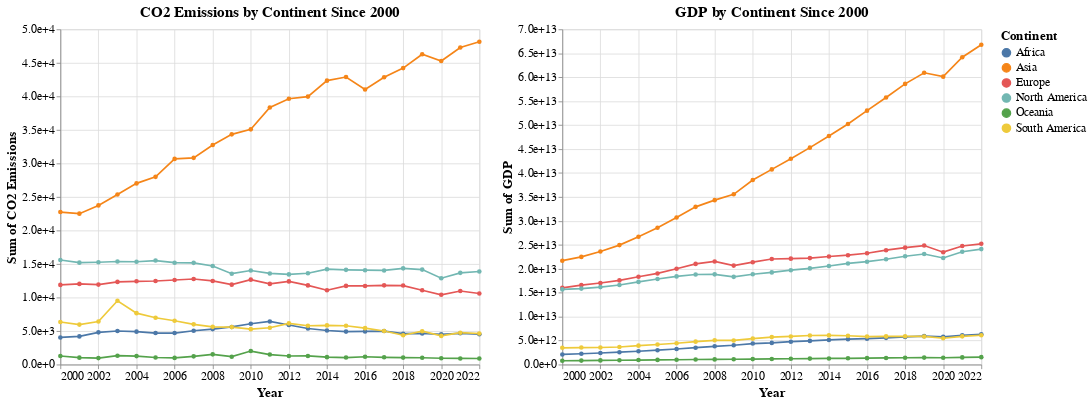

The notebook cell saved with this chart:
### Code cell
# CO2 plot
co2 = alt.Chart(co2_cont_yrs).mark_line(
    point=True
).encode(
    alt.Color('continent:N', title='Continent', scale=alt.Scale(scheme='tableau10')),
    alt.X("year:Q", title='Year', axis=alt.Axis(format=".0f")),
    alt.Y("sum(co2_including_luc):Q", title='Sum of CO2 Emissions', axis=alt.Axis(format="e")),
    order=alt.Order('year'),
).properties(
    width=500, height=400,
    title=alt.Title('CO2 Emissions by Continent Since 2000', fontSize=18)
)

# GDP plot
gdp = alt.Chart(co2_cont_yrs).mark_line(
    point=True
).encode(
    alt.Color('continent:N', title='Continent', scale=alt.Scale(scheme='tableau10')),
    alt.X("year:Q", title='Year', axis=alt.Axis(format=".0f")),
    alt.Y("sum(gdp):Q", title='Sum of GDP', axis=alt.Axis(format="e")),
    order=alt.Order('year'),
).properties(
    width=500, height=400,
    title=alt.Title('GDP by Continent Since 2000', fontSize=18)
)

# combine and format font and font size
combined = co2 | gdp
combined.configure(
    font='monospace'
).configure_axis(
    labelFontSize=14,
    titleFontSize=16
).configure_legend(
    labelFontSize=14,
    titleFontSize=16
)

### Figure 1 — Vega-Lite specification as saved in the notebook (floating-point values rounded to 4 significant figures; data arrays with more than 128 entries replaced by an {"elided": "..."} marker saying what was removed)
{"config": {"view": {"continuousWidth": 300, "continuousHeight": 300}, "axis": {"labelFontSize": 14, "titleFontSize": 16}, "font": "monospace", "legend": {"labelFontSize": 14, "titleFontSize": 16}}, "hconcat": [{"mark": {"type": "line", "point": true}, "encoding": {"color": {"field": "continent", "scale": {"scheme": "tableau10"}, "title": "Continent", "type": "nominal"}, "order": {"field": "year", "type": "quantitative"}, "x": {"axis": {"format": ".0f"}, "field": "year", "title": "Year", "type": "quantitative"}, "y": {"aggregate": "sum", "axis": {"format": "e"}, "field": "co2_including_luc", "title": "Sum of CO2 Emissions", "type": "quantitative"}}, "height": 400, "title": {"text": "CO2 Emissions by Continent Since 2000", "fontSize": 18}, "width": 500}, {"mark": {"type": "line", "point": true}, "encoding": {"color": {"field": "continent", "scale": {"scheme": "tableau10"}, "title": "Continent", "type": "nominal"}, "order": {"field": "year", "type": "quantitative"}, "x": {"axis": {"format": ".0f"}, "field": "year", "title": "Year", "type": "quantitative"}, "y": {"aggregate": "sum", "axis": {"format": "e"}, "field": "gdp", "title": "Sum of GDP", "type": "quantitative"}}, "height": 400, "title": {"text": "GDP by Continent Since 2000", "fontSize": 18}, "width": 500}], "data": {"name": "data-b86b2c00226d1bcc65bff3ba64b023c4"}, "$schema": "https://vega.github.io/schema/vega-lite/v5.20.1.json", "datasets": {"data-b86b2c00226d1bcc65bff3ba64b023c4": {"elided": "4922 records"}}}
